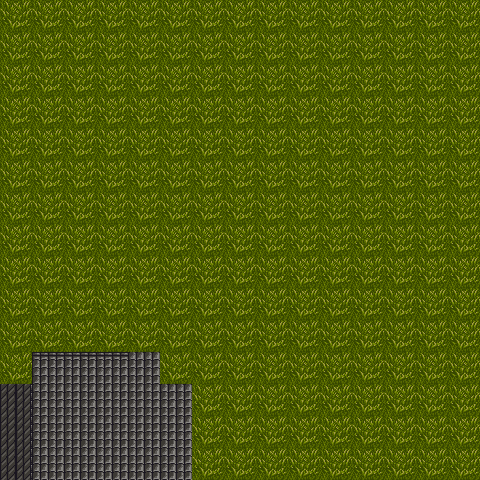

Below is a game level as drawn by its tile map, then a one-line description and the .tmx that defines it (tile-layer data replaced by summaries):
An orthogonal 15x15 tile map with 32x32 px tiles, 1 tile layer (Capa de Patrones 1), 11 tilesets and 265 objects.

<map version="1.2" tiledversion="1.2.3" orientation="orthogonal" renderorder="right-down" width="15" height="15" tilewidth="32" tileheight="32" infinite="0" nextlayerid="5" nextobjectid="624">
 <tileset firstgid="1" name="1" tilewidth="32" tileheight="32" tilecount="120" columns="15">
  <image source="9076816c1bff2b1ac8e469e25d32f53c.png" width="480" height="256" />
 </tileset>
 <tileset firstgid="121" name="2" tilewidth="32" tileheight="32" tilecount="256" columns="16">
  <image source="1qh08j.png" width="512" height="512" />
 </tileset>
 <tileset firstgid="377" name="3" tilewidth="32" tileheight="32" tilecount="256" columns="16">
  <image source="2iks46h.png" width="512" height="512" />
 </tileset>
 <tileset firstgid="633" name="4" tilewidth="32" tileheight="32" tilecount="256" columns="16">
  <image source="22b7a0f5c6054204675b8f7af1d59d53.png" width="512" height="512" />
 </tileset>
 <tileset firstgid="889" name="5" tilewidth="32" tileheight="32" tilecount="256" columns="16">
  <image source="33vkvfn.png" width="512" height="512" />
 </tileset>
 <tileset firstgid="1145" name="6" tilewidth="32" tileheight="32" tilecount="256" columns="16">
  <image source="803a415128b5babf613ec26f62845415.png" width="512" height="512" />
 </tileset>
 <tileset firstgid="1401" name="7" tilewidth="32" tileheight="32" tilecount="120" columns="15">
  <image source="chipset.png" width="480" height="256" />
 </tileset>
 <tileset firstgid="1521" name="8" tilewidth="32" tileheight="32" tilecount="120" columns="15">
  <image source="chipset13.png" width="480" height="256" />
 </tileset>
 <tileset firstgid="1641" name="9" tilewidth="32" tileheight="32" tilecount="900" columns="30">
  <image source="hyptosis_tile-art-batch-1_0.png" width="960" height="960" />
 </tileset>
 <tileset firstgid="2541" name="10" tilewidth="32" tileheight="32" tilecount="96" columns="12">
  <image source="image.png" width="384" height="256" />
 </tileset>
 <tileset firstgid="2637" name="10" tilewidth="32" tileheight="32" tilecount="256" columns="16">
  <image source="lieQ0oL.png" width="512" height="512" />
 </tileset>
 <layer id="1" name="Capa de Patrones 1" width="15" height="15">
  <data>[225 cells, 225 non-empty, 4 distinct tile ids]</data>
 </layer>
 <objectgroup id="4" name="Capa de Objetos 1">
  <object id="125" gid="2553" x="98" y="151" width="32" height="32" />
  <object id="126" gid="2553" x="124" y="152" width="32" height="32" />
  <object id="127" gid="2553" x="149" y="150" width="32" height="32" />
  <object id="129" gid="2553" x="76" y="157" width="32" height="32" />
  <object id="130" gid="2553" x="60" y="168" width="32" height="32" />
  <object id="131" gid="2553" x="38" y="183" width="32" height="32" />
  <object id="132" gid="2553" x="25" y="191" width="32" height="32" />
  <object id="133" gid="2553" x="7" y="196" width="32" height="32" />
  <object id="135" gid="2553" x="171" y="148" width="32" height="32" />
  <object id="136" gid="2553" x="188" y="147" width="32" height="32" />
  <object id="137" gid="2553" x="373" y="252" width="32" height="32" />
  <object id="138" gid="2553" x="395" y="256" width="32" height="32" />
  <object id="139" gid="2553" x="414" y="266" width="32" height="32" />
  <object id="140" gid="2553" x="439" y="272" width="32" height="32" />
  <object id="142" gid="2553" x="354" y="242" width="32" height="32" />
  <object id="143" gid="2553" x="333" y="231" width="32" height="32" />
  <object id="144" gid="2553" x="201" y="155" width="32" height="32" />
  <object id="145" gid="2553" x="214" y="160" width="32" height="32" />
  <object id="155" gid="2592" x="317" y="224" width="32" height="32" />
  <object id="156" gid="2592" x="226" y="161" width="32" height="32" />
  <object id="159" gid="2563" x="236" y="151" width="32" height="32" />
  <object id="160" gid="2563" x="325" y="215" width="32" height="32" />
  <object id="161" gid="2563" x="350" y="256" width="32" height="32" />
  <object id="162" gid="2563" x="397" y="259" width="32" height="32" />
  <object id="163" gid="2563" x="436" y="288" width="32" height="32" />
  <object id="164" gid="2563" x="438" y="345" width="32" height="32" />
  <object id="167" gid="2563" x="31" y="225" width="32" height="32" />
  <object id="168" gid="2563" x="47" y="186" width="32" height="32" />
  <object id="169" gid="2563" x="362" y="40" width="32" height="32" />
  <object id="175" gid="2575" x="43" y="95" width="32" height="32" />
  <object id="176" gid="2575" x="418" y="312" width="32" height="32" />
  <object id="177" gid="2586" x="127" y="175" width="32" height="32" />
  <object id="178" gid="2574" x="453" y="73" width="32" height="32" />
  <object id="179" gid="2588" x="219" y="167" width="32" height="32" />
  <object id="180" gid="2573" x="-3" y="195" width="32" height="32" />
  <object id="181" gid="2573" x="451" y="272" width="32" height="32" />
  <object id="182" gid="2585" x="334" y="232" width="32" height="32" />
  <object id="191" gid="2550" x="195" y="293" width="32" height="32" />
  <object id="193" gid="2550" x="214" y="265" width="32" height="32" />
  <object id="195" gid="2550" x="226" y="236" width="32" height="32" />
  <object id="199" gid="2550" x="254" y="184" width="32" height="32" />
  <object id="200" gid="2550" x="287" y="185" width="32" height="32" />
  <object id="201" gid="2550" x="270" y="223" width="32" height="32" />
  <object id="203" gid="2550" x="254" y="245" width="32" height="32" />
  <object id="204" gid="2550" x="254" y="245" width="32" height="32" />
  <object id="205" gid="2550" x="218" y="284" width="32" height="32" />
  <object id="207" gid="2550" x="161" y="317" width="32" height="32" />
  <object id="209" gid="2550" x="188" y="336" width="32" height="32" />
  <object id="211" gid="2550" x="136" y="357" width="32" height="32" />
  <object id="212" gid="2550" x="170" y="367" width="32" height="32" />
  <object id="213" gid="2550" x="138" y="379" width="32" height="32" />
  <object id="214" gid="2550" x="121" y="379" width="32" height="32" />
  <object id="248" gid="2713" x="424" y="284" width="32" height="32" />
  <object id="258" gid="2713" x="385" y="236" width="32" height="32" />
  <object id="263" gid="2678" x="451" y="294" width="32" height="32" />
  <object id="264" gid="2678" x="22" y="208" width="32" height="32" />
  <object id="277" gid="2588" x="215" y="303" width="32" height="32" />
  <object id="278" gid="2588" x="238" y="202" width="32" height="32" />
  <object id="279" gid="2588" x="223" y="313" width="32" height="32" />
  <object id="281" gid="158" x="394" y="335" width="32" height="32" />
  <object id="282" gid="158" x="255" y="339" width="32" height="32" />
  <object id="283" gid="158" x="322" y="300" width="32" height="32" />
  <object id="284" gid="158" x="99" y="217" width="32" height="32" />
  <object id="285" gid="158" x="196" y="207" width="32" height="32" />
  <object id="286" gid="158" x="113" y="298" width="32" height="32" />
  <object id="287" gid="158" x="14" y="306" width="32" height="32" />
  <object id="291" gid="158" x="118" y="98" width="32" height="32" />
  <object id="292" gid="158" x="266" y="102" width="32" height="32" />
  <object id="293" gid="158" x="398" y="160" width="32" height="32" />
  <object id="294" gid="158" x="408" y="204" width="32" height="32" rotation="23" />
  <object id="295" gid="158" x="429" y="67" width="32" height="32" />
  <object id="296" gid="158" x="94" y="291" width="32" height="32" />
  </objectgroup>
</map>
<!-- 193 of 265 objects omitted -->
